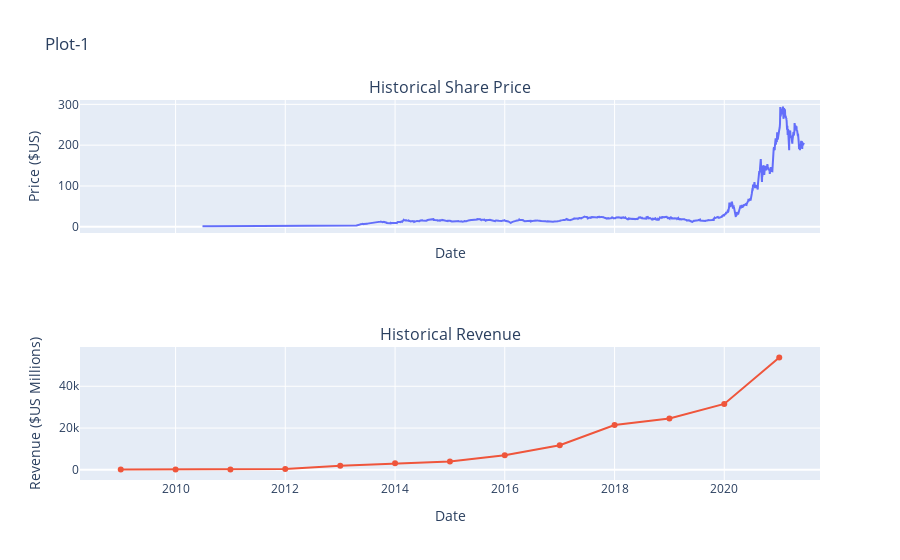

Here is the notebook cell this chart was saved with:
### Markdown cell above
<details><summary>Hint</summary>

```

You just need to invoke the make_graph function with the required parameter to print the graphs.The structure to call the `make_graph` function is `make_graph(tesla_data, tesla_revenue, 'Tesla')`.

```
    
</details>

### Code cell
tesla_revenue = tesla_revenue.astype({'Revenue': 'float64'})
tesla_revenue['Date'] = pd.to_datetime(tesla_revenue['Date'], format='%Y')
tesla_revenue.dtypes
make_graph(stock_data=tesla_data, revenue_data=tesla_revenue, stock='Plot-1')

### Figure 1 — Plotly figure (JSON) as saved in the notebook; plotly's stock layout.template omitted (floating-point values rounded to 4 significant figures; data arrays with more than 128 entries replaced by an {"elided": "..."} marker saying what was removed)
{"data": [{"name": "Share Price", "type": "scatter", "x": {"elided": "2759 str values"}, "xaxis": "x", "y": {"elided": "2759 float values"}, "yaxis": "y"}, {"name": "Revenue", "type": "scatter", "x": ["2021-01-01T00:00:00", "2020-01-01T00:00:00", "2019-01-01T00:00:00", "2018-01-01T00:00:00", "2017-01-01T00:00:00", "2016-01-01T00:00:00", "2015-01-01T00:00:00", "2014-01-01T00:00:00", "2013-01-01T00:00:00", "2012-01-01T00:00:00", "2011-01-01T00:00:00", "2010-01-01T00:00:00", "2009-01-01T00:00:00"], "xaxis": "x2", "y": [53823, 31536, 24578, 21461, 11759, 7000, 4046, 3198, 2013, 413, 204, 117, 112], "yaxis": "y2"}], "layout": {"annotations": [{"font": {"size": 16}, "showarrow": false, "text": "Historical Share Price", "x": 0.5, "xanchor": "center", "xref": "paper", "y": 1.0, "yanchor": "bottom", "yref": "paper"}, {"font": {"size": 16}, "showarrow": false, "text": "Historical Revenue", "x": 0.5, "xanchor": "center", "xref": "paper", "y": 0.35, "yanchor": "bottom", "yref": "paper"}], "autosize": true, "showlegend": false, "title": {"text": "Plot-1"}, "xaxis": {"anchor": "y", "autorange": true, "domain": [0, 1], "matches": "x2", "range": ["2008-04-12 15:19:40.4241", "2021-09-21 08:40:19.5759"], "rangeslider": {"visible": false, "yaxis": {}}, "showticklabels": false, "title": {"text": "Date"}, "type": "date"}, "xaxis2": {"anchor": "y2", "autorange": true, "domain": [0, 1], "range": ["2008-04-12 15:19:40.4241", "2021-09-21 08:40:19.5759"], "title": {"text": "Date"}, "type": "date"}, "yaxis": {"anchor": "x", "autorange": true, "domain": [0.65, 1.0], "range": [-15.24, 310.7], "title": {"text": "Price ($US)"}, "type": "linear"}, "yaxis2": {"anchor": "x2", "autorange": true, "domain": [0, 0.35], "range": [-3892.0, 57830.0], "title": {"text": "Revenue ($US Millions)"}, "type": "linear"}}}
